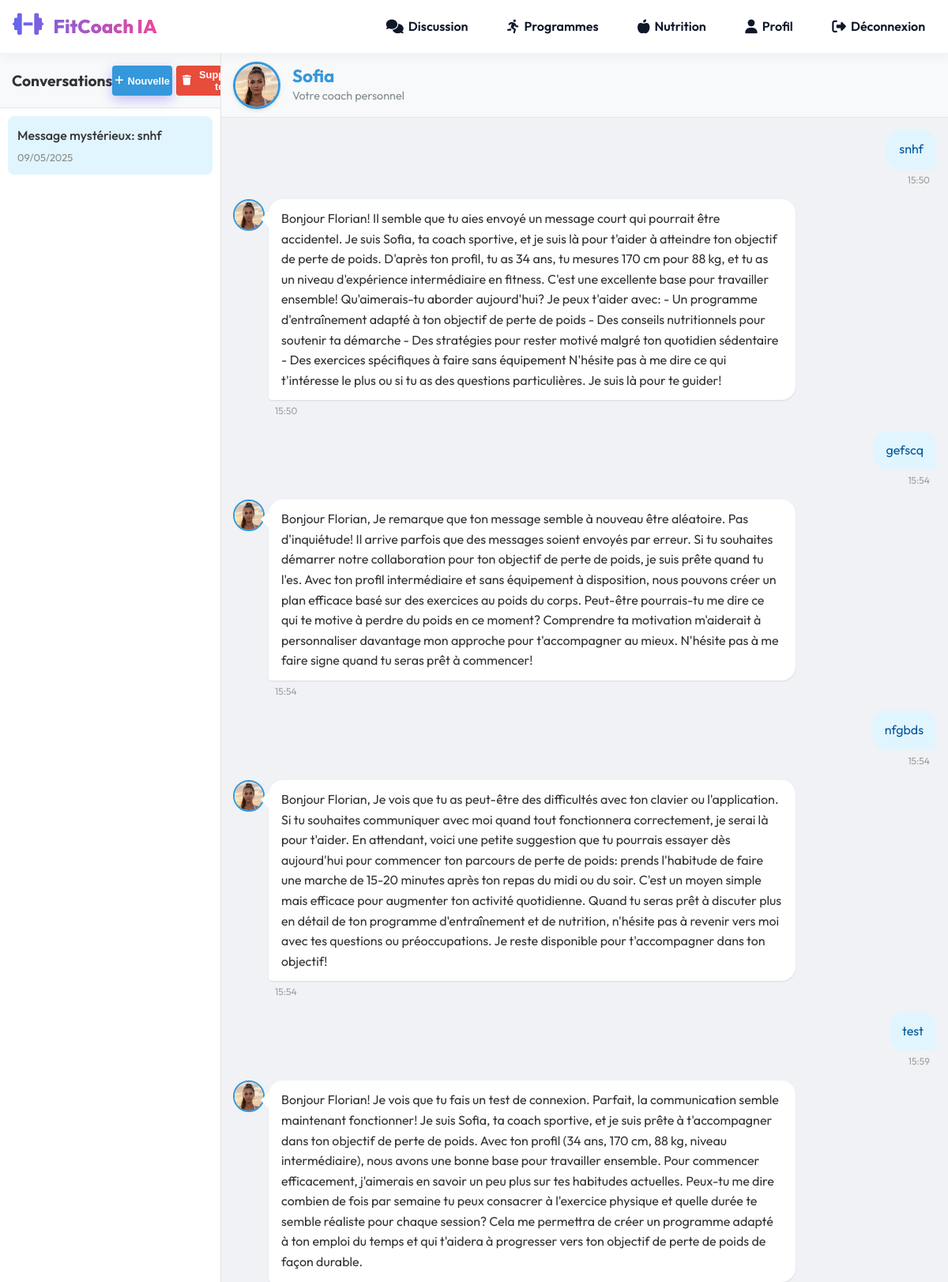
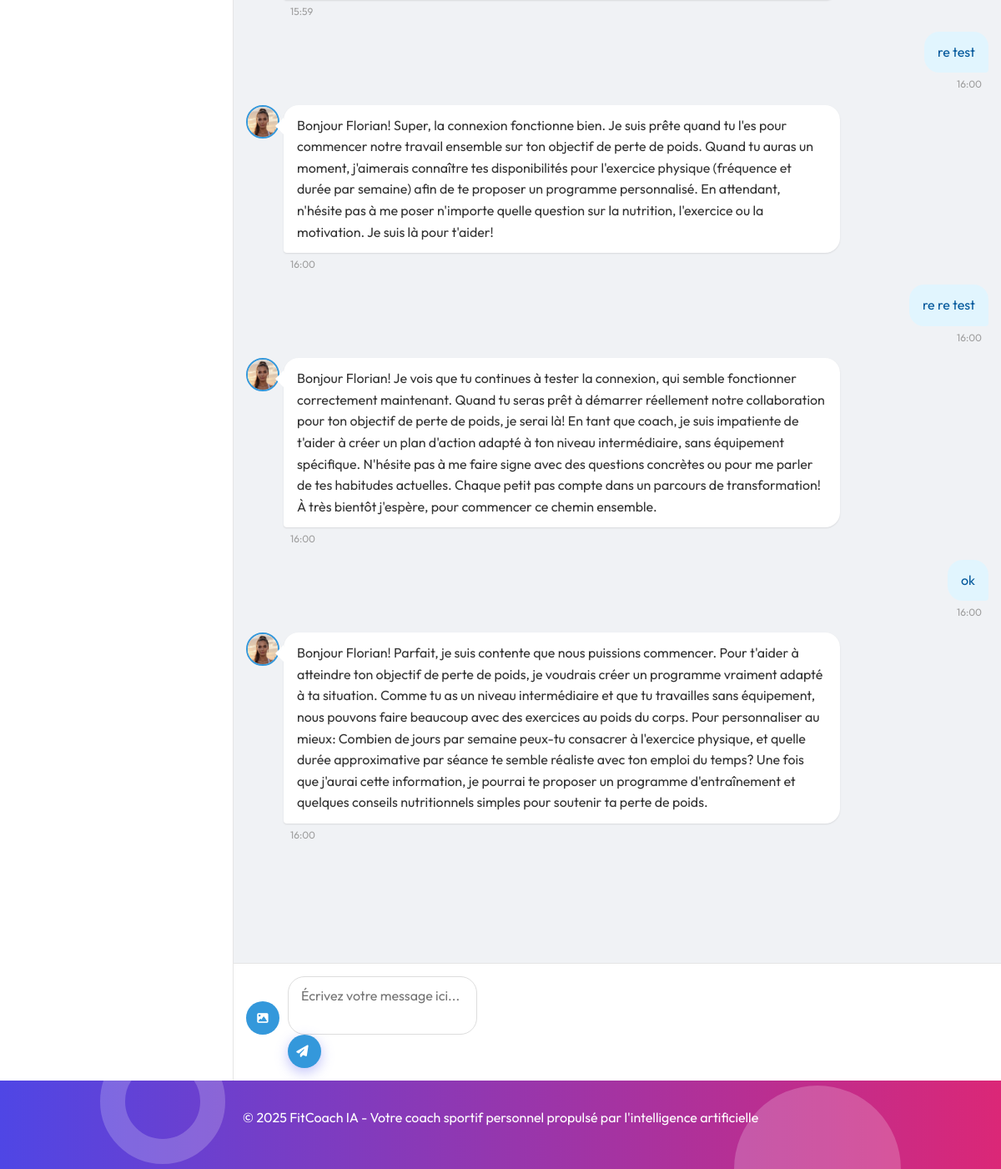
Page /chat?conversation_id=6 (signed in) on the committed database (2 pictures, top to bottom).
### models/conversation.py (models this page shows, shortened)
class Conversation(db.Model):
    id = db.Column(db.Integer, primary_key=True)
    user_id = db.Column(db.Integer, db.ForeignKey('user.id'), nullable=False)
    title = db.Column(db.String(100), default="Nouvelle conversation")
    messages = db.relationship('Message', backref='conversation', lazy='dynamic', cascade='all, delete-orphan')
    created_at = db.Column(db.DateTime, default=datetime.utcnow)
    updated_at = db.Column(db.DateTime, default=datetime.utcnow, onupdate=datetime.utcnow)

class Message(db.Model):
    id = db.Column(db.Integer, primary_key=True)
    conversation_id = db.Column(db.Integer, db.ForeignKey('conversation.id'), nullable=False)
    role = db.Column(db.String(10), nullable=False)  # 'user' ou 'assistant'
    content = db.Column(db.Text, nullable=False)
    created_at = db.Column(db.DateTime, default=datetime.utcnow)

### models/user.py (models this page shows, shortened)
class User(UserMixin, db.Model):
    id = db.Column(db.Integer, primary_key=True)
    username = db.Column(db.String(64), unique=True, nullable=False)
    email = db.Column(db.String(120), unique=True, nullable=False)
    password_hash = db.Column(db.String(128), nullable=False)
    coach = db.Column(db.String(20))  # 'maxence' ou 'sofia'
    age = db.Column(db.Integer)
    height = db.Column(db.Float)  # en cm
    weight = db.Column(db.Float)  # en kg
    gender = db.Column(db.String(20))
    fitness_level = db.Column(db.String(20))  # débutant, intermédiaire, avancé
    fitness_goal = db.Column(db.String(100))
    activity_level = db.Column(db.String(20))  # sédentaire, modéré, actif, très actif
    equipment_access = db.Column(db.String(100))
    medical_conditions = db.Column(db.Text)
    dietary_restrictions = db.Column(db.Text)
    conversations = db.relationship('Conversation', backref='user', lazy='dynamic')
    workout_plans = db.relationship('WorkoutPlan', backref='user', lazy='dynamic')
    nutrition_plans = db.relationship('NutritionPlan', backref='user', lazy='dynamic')
    created_at = db.Column(db.DateTime, default=datetime.utcnow)
    updated_at = db.Column(db.DateTime, default=datetime.utcnow, onupdate=datetime.utcnow)

### app.py (the view, shortened to what this page needs)
@app.route('/chat', methods=['GET'])
@login_required
def chat():
    conversation_id = request.args.get('conversation_id', type=int)
    conversation = None
    if conversation_id:
        conversation = Conversation.query.filter_by(id=conversation_id, user_id=current_user.id).first_or_404()
    conversations = Conversation.query.filter_by(user_id=current_user.id).order_by(Conversation.updated_at.desc()).all()
    prompt = request.args.get('prompt')
    coach_name = None
    if current_user.coach:
        if current_user.coach == 'maxence':
            coach_name = 'Maxence'
        elif current_user.coach == 'sofia':
            coach_name = 'Sofia'
    return render_template('chat.html',
                          conversation=conversation,
                          conversations=conversations,
                          coach_name=coach_name)

### app.py (called while the page is built)
@login_manager.user_loader
def load_user(user_id):
    return User.query.get(int(user_id))

@app.context_processor
def inject_now():
    return {'now': datetime.utcnow()}

### templates/chat.html (shortened to what this page needs)
{% extends 'base.html' %}
{% block content %}
<div class="chat-container">
    <div class="chat-sidebar">
        <div class="sidebar-header">
            <h3>Conversations</h3>
            <div class="sidebar-actions">
                <button id="new-conversation-btn" class="btn btn-sm btn-primary">
                    <i class="fas fa-plus"></i> Nouvelle
                </button>
                {% if conversations %}
                <form action="{{ url_for('delete_all_conversations') }}" method="POST" onsubmit="return confirm('Êtes-vous sûr de vouloir supprimer toutes vos conversations?');" class="d-inline">
                    <button type="submit" class="btn btn-sm btn-danger">
                        <i class="fas fa-trash"></i> Supprimer tout
                    </button>
                </form>
                {% endif %}
            </div>
        </div>
        <div class="conversation-list">
            {% for conv in conversations %}
            <div class="conversation-item {% if conversation and conv.id == conversation.id %}active{% endif %}"
                 data-id="{{ conv.id }}">
                <div class="conversation-title">{{ conv.title }}</div>
                <div class="conversation-date">{{ conv.updated_at.strftime('%d/%m/%Y') }}</div>
            </div>
            {% else %}
            <div class="no-conversations">
                <p>Aucune conversation. Commencez à discuter avec votre coach!</p>
            </div>
            {% endfor %}
        </div>
    </div>
    <div class="chat-main">
        {% if current_user.coach %}
        <div class="persistent-coach-profile">
            <div class="coach-large-avatar">
                <img src="{{ url_for('static', filename='img/coaches/' + current_user.coach + '.jpg') }}" alt="{{ coach_name }}">
            </div>
            <div class="coach-info">
                <h2 class="coach-name">{{ coach_name }}</h2>
                <p class="coach-status">Votre coach personnel</p>
            </div>
        </div>
        {% else %}
        <div class="chat-header">
            <h2>
                {% if conversation %}{{ conversation.title }}{% else %}Nouvelle conversation{% endif %}
            </h2>
        </div>
        {% endif %}
        <div class="chat-messages" id="chat-messages">
            {% if conversation and conversation.messages.count() > 0 %}
                {% for message in conversation.messages %}
                <div class="message {% if message.role == 'assistant' %}assistant{% else %}user{% endif %}">
                    {% if message.role == 'assistant' and current_user.coach %}
                    <div class="coach-avatar">
                        <img src="{{ url_for('static', filename='img/coaches/' + current_user.coach + '.jpg') }}" alt="{{ coach_name }}">
                    </div>
                    {% endif %}
                    <div class="message-content">{{ message.content | safe }}</div>
                    <div class="message-time">{{ message.created_at.strftime('%H:%M') }}</div>
                </div>
                {% endfor %}
            {% endif %}
        </div>
        <div class="chat-input">
            <form id="chat-form">
                <div class="image-upload-container">
                    <button type="button" id="image-upload-btn" class="image-upload-btn">
                        <i class="fas fa-image"></i>
                    </button>
                </div>
                <div class="input-group">
                    <textarea name="message" id="message-input" placeholder="Écrivez votre message ici..."></textarea>
                    <button type="submit" class="btn btn-primary">
                        <i class="fas fa-paper-plane"></i>
                    </button>
                </div>
            </form>
        </div>
    </div>
</div>
{% endblock %}

### templates/base.html (style rules this page uses)
:root { --primary: #6366f1; --primary-dark: #4f46e5; --secondary: #ec4899; --secondary-dark: #db2777; --dark: #0f172a; --light: #ffffff; --gray: #94a3b8; --gray-light: #f1f5f9; --success: #10b981; --warning: #f59e0b; --danger: #ef4444; --info: #3b82f6; --radius-sm: 8px; --radius-md: 12px; --radius-lg: 20px; --shadow-sm: 0 2px 5px rgba(0, 0, 0, 0.05); --shadow-md: 0 8px 25px rgba(0, 0, 0, 0.1); --shadow-lg: 0 20px 40px rgba(0, 0, 0, 0.1); }
* { margin: 0; padding: 0; box-sizing: border-box; }
body { font-family: 'Outfit', sans-serif; font-size: 16px; line-height: 1.6; color: var(--dark); background-color: var(--light); min-height: 100vh; display: flex; flex-direction: column; overflow-x: hidden; }
h1, h2, h3, h4, h5, h6 { margin-bottom: 1rem; font-weight: 700; line-height: 1.2; }
h2 { font-size: 2rem; }
h3 { font-size: 1.75rem; }
p { margin-bottom: 1rem; }
.btn { display: inline-flex; align-items: center; justify-content: center; padding: 0.7rem 1.5rem; border-radius: var(--radius-md); font-weight: 600; font-size: 1rem; text-decoration: none; transition: all 0.3s ease; cursor: pointer; border: none; position: relative; overflow: hidden; z-index: 1; }
.btn i { margin-right: 8px; }
.btn:before { content: ''; position: absolute; top: 0; left: 0; width: 100%; height: 100%; background: linear-gradient(120deg, rgba(255,255,255,0) 30%, rgba(255,255,255,0.4) 50%, rgba(255,255,255,0) 70%); z-index: -1; transform: translateX(-100%) skewX(-15deg); transition: all 0.6s ease; }
.btn-primary { background: var(--primary); color: white; box-shadow: 0 5px 15px rgba(99, 102, 241, 0.4); }
.btn-sm { padding: 0.5rem 1rem; font-size: 0.875rem; }
input[type="text"], input[type="email"], input[type="password"], input[type="number"], input[type="date"], textarea, select { display: block; width: 100%; padding: 0.8rem 1rem; font-size: 1rem; line-height: 1.5; color: var(--dark); background-color: white; border: 1px solid #e2e8f0; border-radius: var(--radius-sm); transition: all 0.2s ease; font-family: inherit; }

### rows in the picture
Conversation: title "Message mystérieux: snhf", updated_at "09/05/2025"
User: coach (picture), coach "Sofia"
Message: content "snhf", created_at "15:50"
Message: coach (picture), content "Bonjour Florian! Il semble que tu aies envoyé un message court qui pourrait être accidentel. Je suis Sofia, ta coach sportive, et je suis là pour t'aider à atteindre ton objectif de perte de poids. D'après ton profil, tu as 34 ans, tu mesures 170 cm pour 88 kg, et tu as un niveau d'expérience intermédiaire en fitness. C'est une excellente base pour travailler ensemble! Qu'aimerais-tu aborder aujourd'hui? Je peux t'aider avec: - Un programme d'entraînement adapté à ton objectif de perte de poids - Des conseils nutritionnels pour soutenir ta démarche - Des stratégies pour rester motivé malgré ton quotidien sédentaire - Des exercices spécifiques à faire sans équipement N'hésite pas à me dire…", created_at "15:50"
Message: content "gefscq", created_at "15:54"
Message: coach (picture), content "Bonjour Florian, Je remarque que ton message semble à nouveau être aléatoire. Pas d'inquiétude! Il arrive parfois que des messages soient envoyés par erreur. Si tu souhaites démarrer notre collaboration pour ton objectif de perte de poids, je suis prête quand tu l'es. Avec ton profil intermédiaire et sans équipement à disposition, nous pouvons créer un plan efficace basé sur des exercices au poids du corps. Peut-être pourrais-tu me dire ce qui te motive à perdre du poids en ce moment? Comprendre ta motivation m'aiderait à personnaliser davantage mon approche pour t'accompagner au mieux. N'hésite pas à me faire signe quand tu seras prêt à commencer!", created_at "15:54"
Message: content "nfgbds", created_at "15:54"
Message: coach (picture), content "Bonjour Florian, Je vois que tu as peut-être des difficultés avec ton clavier ou l'application. Si tu souhaites communiquer avec moi quand tout fonctionnera correctement, je serai là pour t'aider. En attendant, voici une petite suggestion que tu pourrais essayer dès aujourd'hui pour commencer ton parcours de perte de poids: prends l'habitude de faire une marche de 15-20 minutes après ton repas du midi ou du soir. C'est un moyen simple mais efficace pour augmenter ton activité quotidienne. Quand tu seras prêt à discuter plus en détail de ton programme d'entraînement et de nutrition, n'hésite pas à revenir vers moi avec tes questions ou préoccupations. Je reste disponible pour t'accompagner…", created_at "15:54"
Message: content "test", created_at "15:59"
Message: coach (picture), content "Bonjour Florian! Je vois que tu fais un test de connexion. Parfait, la communication semble maintenant fonctionner! Je suis Sofia, ta coach sportive, et je suis prête à t'accompagner dans ton objectif de perte de poids. Avec ton profil (34 ans, 170 cm, 88 kg, niveau intermédiaire), nous avons une bonne base pour travailler ensemble. Pour commencer efficacement, j'aimerais en savoir un peu plus sur tes habitudes actuelles. Peux-tu me dire combien de fois par semaine tu peux consacrer à l'exercice physique et quelle durée te semble réaliste pour chaque session? Cela me permettra de créer un programme adapté à ton emploi du temps et qui t'aidera à progresser vers ton objectif de perte de poids…", created_at "15:59"
Message: content "re test", created_at "16:00"
Message: coach (picture), content "Bonjour Florian! Super, la connexion fonctionne bien. Je suis prête quand tu l'es pour commencer notre travail ensemble sur ton objectif de perte de poids. Quand tu auras un moment, j'aimerais connaître tes disponibilités pour l'exercice physique (fréquence et durée par semaine) afin de te proposer un programme personnalisé. En attendant, n'hésite pas à me poser n'importe quelle question sur la nutrition, l'exercice ou la motivation. Je suis là pour t'aider!", created_at "16:00"
Message: content "re re test", created_at "16:00"
Message: coach (picture), content "Bonjour Florian! Je vois que tu continues à tester la connexion, qui semble fonctionner correctement maintenant. Quand tu seras prêt à démarrer réellement notre collaboration pour ton objectif de perte de poids, je serai là! En tant que coach, je suis impatiente de t'aider à créer un plan d'action adapté à ton niveau intermédiaire, sans équipement spécifique. N'hésite pas à me faire signe avec des questions concrètes ou pour me parler de tes habitudes actuelles. Chaque petit pas compte dans un parcours de transformation! À très bientôt j'espère, pour commencer ce chemin ensemble.", created_at "16:00"
Message: content "ok", created_at "16:00"
Message: coach (picture), content "Bonjour Florian! Parfait, je suis contente que nous puissions commencer. Pour t'aider à atteindre ton objectif de perte de poids, je voudrais créer un programme vraiment adapté à ta situation. Comme tu as un niveau intermédiaire et que tu travailles sans équipement, nous pouvons faire beaucoup avec des exercices au poids du corps. Pour personnaliser au mieux: Combien de jours par semaine peux-tu consacrer à l'exercice physique, et quelle durée approximative par séance te semble réaliste avec ton emploi du temps? Une fois que j'aurai cette information, je pourrai te proposer un programme d'entraînement et quelques conseils nutritionnels simples pour soutenir ta perte de poids.", created_at "16:00"
